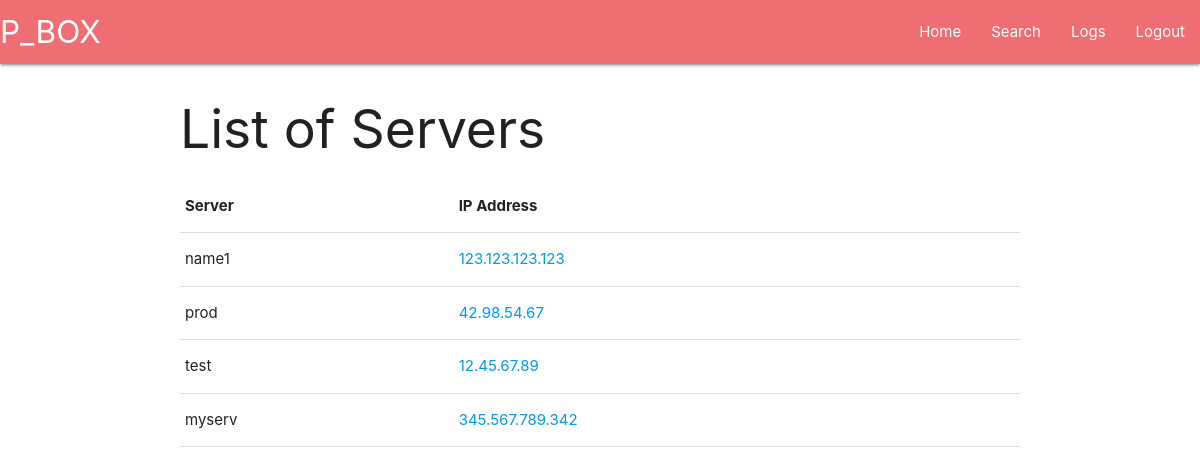
The app's page / (signed in) with its own data.
### main/models.py (models this page shows, shortened)
class Servers(models.Model):
    hostname = models.CharField(max_length=50, unique=True, primary_key=True)
    ip = models.CharField(max_length=15, unique=True)
    class Meta:
        verbose_name_plural ='Servers'

### main/views.py (the view)
# urls.py: path('', views.homepage,name="home"),
@login_required
def homepage(request):
    if request.user.is_superuser:
        return render(request,"main/home.html",{'serv':Servers.objects.all()})
    else:
        return redirect("main:user_home")

### main/templates/main/home.html
{% extends "main/header.html" %}
{% block content %}
<span class="flow-text"> <h2 > List of Servers</h2> </span>
    <table class="highlight responsive-table">
        <thead>
          <tr>
              <th>Server</th>
              <th>IP Address</th>
          </tr>
        </thead>
        <tbody>
        {% for s in serv  %}
          <tr>
              <td>{{s.hostname}}</td>
              <td><a href="/server_details/{{s.hostname}}">{{s.ip}}</a></td>
          </tr>
        {% endfor %}
        </tbody>
    </table>
{% endblock %}

### records on screen
Servers: hostname "name1", ip "123.123.123.123"
Servers: hostname "prod", ip "42.98.54.67"
Servers: hostname "test", ip "12.45.67.89"
Servers: hostname "myserv", ip "345.567.789.342"
